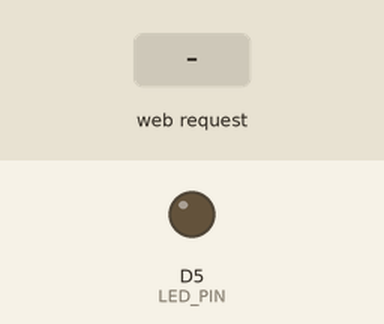
Simulated run of this sketch. Board: ESP8266 (NodeMCU). On the bench: output pins drawn as LEDs (lit = HIGH). The test bench sets the inputs (shaded band). WiFi joins after 1.5 s; servers stay silent unless stated; what the sketch prints to the serial monitor is not drawn.

Above: at 2.7 s.
2.8 s: HTTP request GET / received
At 3.1 s:
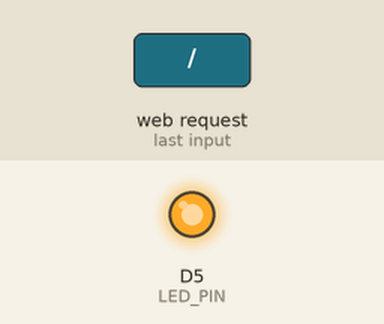
Timing chart, 0 to 5.8 s (numbered marks = the images above; inputs shaded):
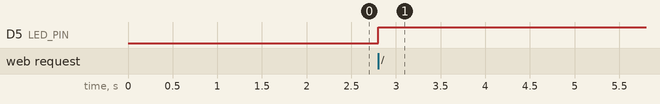

The sketch:

soilsensor.ino
```cpp
#include <ESP8266WiFi.h>
#include <ESP8266WebServer.h>

const char* ssid = "pavi";
const char* password = "veeralak";

ESP8266WebServer server(80);

#define SOIL_PIN A0
#define LED_PIN D5

String getHTML() {

  int soilValue = analogRead(SOIL_PIN);

  String statusText;
  String color;

  if (soilValue < 500) {
    statusText = "SOIL IS WET";
    color = "#00C853";
    digitalWrite(LED_PIN, LOW);
  }
  else {
    statusText = "SOIL IS DRY";
    color = "#FF5252";
    digitalWrite(LED_PIN, HIGH);
  }

  String html = R"rawliteral(
<!DOCTYPE html>
<html>
<head>
<meta charset="UTF-8">
<meta http-equiv="refresh" content="2">
<title>Smart Soil Monitor</title>
<style>
body{
font-family:Arial;
background:#0f172a;
color:white;
text-align:center;
padding-top:80px;
}
.card{
background:white;
color:black;
width:350px;
margin:auto;
padding:25px;
border-radius:15px;
}
.status{
color:white;
font-size:24px;
font-weight:bold;
padding:15px;
border-radius:10px;
background:COLOR;
}
</style>
</head>
<body>
<div class="card">
<h2>Soil Moisture Monitoring</h2>
<p>Sensor Value: VALUE</p>
<div class="status">STATUS</div>
</div>
</body>
</html>
)rawliteral";

  html.replace("VALUE", String(soilValue));
  html.replace("STATUS", statusText);
  html.replace("COLOR", color);

  return html;
}

void handleRoot() {
  server.send(200, "text/html", getHTML());
}

void setup() {

  pinMode(LED_PIN, OUTPUT);

  Serial.begin(115200);

  WiFi.begin(ssid, password);

  while (WiFi.status() != WL_CONNECTED) {
    delay(500);
    Serial.print(".");
  }

  Serial.println();
  Serial.print("IP Address: ");
  Serial.println(WiFi.localIP());

  server.on("/", handleRoot);
  server.begin();
}

void loop() {
  server.handleClient();
}
```

Measured:
- after the input at 2.8 s, D5 (LED_PIN): LOW → HIGH at once
